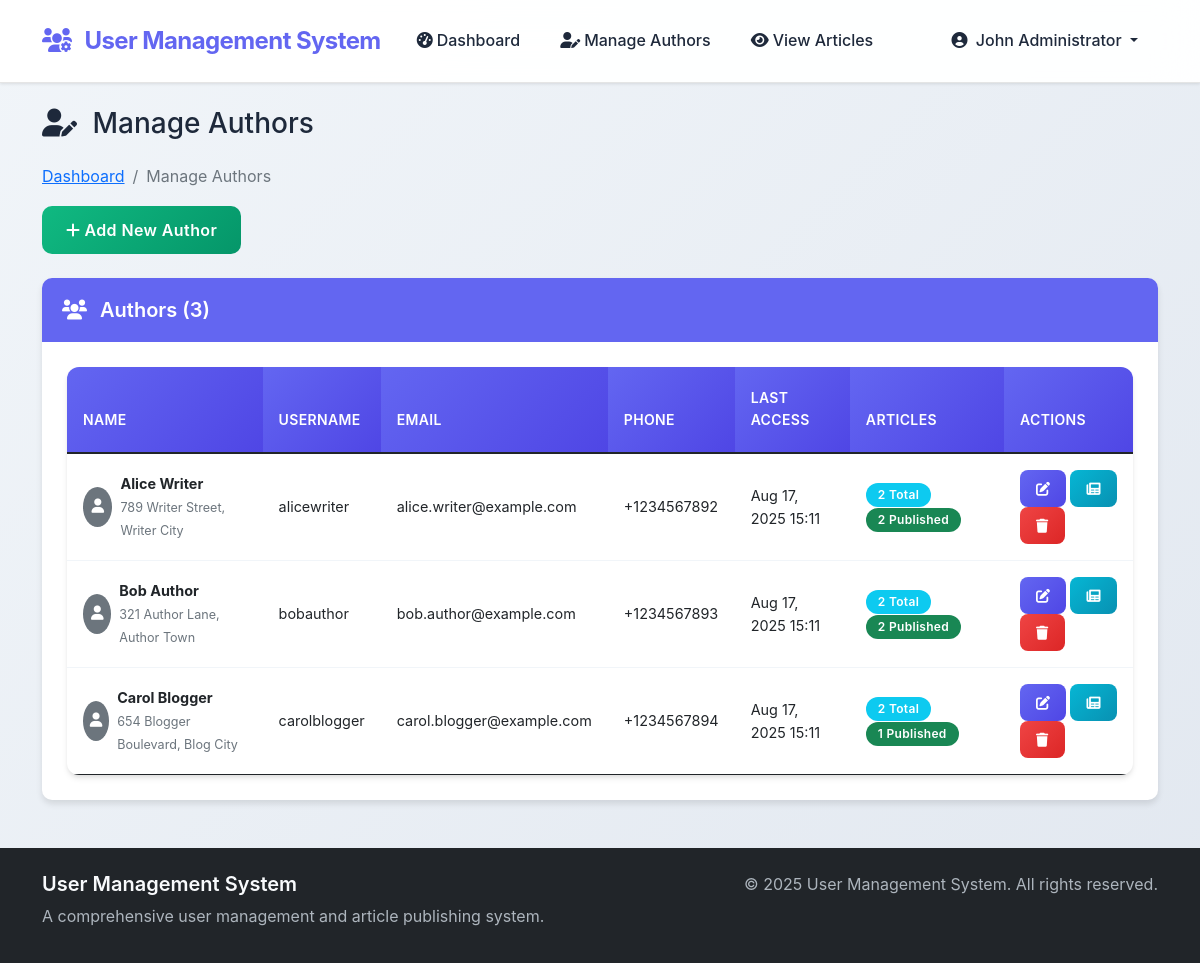
The page /dashboard/manage_authors.php (signed in) on the database its author committed.
### tables this page shows
CREATE TABLE IF NOT EXISTS `users` (
    `userId` INT(11) NOT NULL AUTO_INCREMENT,
    `Full_Name` VARCHAR(100) NOT NULL,
    `email` VARCHAR(100) NOT NULL,
    `phone_Number` VARCHAR(20) DEFAULT NULL,
    `User_Name` VARCHAR(50) NOT NULL,
    `Password` VARCHAR(255) NOT NULL,
    `UserType` ENUM('Super_User', 'Administrator', 'Author') NOT NULL,
    `AccessTime` TIMESTAMP DEFAULT CURRENT_TIMESTAMP ON UPDATE CURRENT_TIMESTAMP,
    `profile_Image` VARCHAR(255) DEFAULT NULL,
    `Address` TEXT DEFAULT NULL,
    `created_at` TIMESTAMP DEFAULT CURRENT_TIMESTAMP,
    `updated_at` TIMESTAMP DEFAULT CURRENT_TIMESTAMP ON UPDATE CURRENT_TIMESTAMP,
    `is_active` BOOLEAN DEFAULT TRUE,
    PRIMARY KEY (`userId`),
    UNIQUE KEY `email` (`email`),
    UNIQUE KEY `User_Name` (`User_Name`),
    KEY `UserType` (`UserType`),
    KEY `is_active` (`is_active`)
);

### config/connection.php (called while the page is built, shortened)
<?php
class DatabaseConnection {
    private $connection;
    private static $instance = null;
    public static function getInstance() {
        if (self::$instance == null) {
            self::$instance = new DatabaseConnection();
        }
        return self::$instance;
    }
    private function connect() {
        try {
            $this->connection = new mysqli(DB_HOST, DB_USER, DB_PASSWORD, DB_NAME);
            $this->connection->set_charset("utf8");
        } catch (Exception $e) {
            error_log("Database connection error: " . $e->getMessage());
            die("Database connection failed. Please contact administrator.");
        }
    }
    public function prepare($query) {
        return $this->connection->prepare($query);
    }
}
?>

### models/User.php (called while the page is built, shortened)
<?php
class User {
    private $db;
    public function __construct() {
        $this->db = DatabaseConnection::getInstance();
    }
    public function getAllByType($userType, $excludeUserId = null) {
        $sql = "SELECT * FROM users WHERE UserType = ? AND is_active = 1";
        $params = [$userType];
        $types = "s";
        $sql .= " ORDER BY Full_Name";
        $stmt = $this->db->prepare($sql);
        $stmt->bind_param($types, ...$params);
        $stmt->execute();
        return $stmt->get_result()->fetch_all(MYSQLI_ASSOC);
    }
}
?>

### models/Article.php (called while the page is built, shortened)
<?php
class Article {
    private $db;
    public function __construct() {
        $this->db = DatabaseConnection::getInstance();
    }
    public function getByAuthor($authorId) {
        $stmt = $this->db->prepare("
            SELECT a.*, u.Full_Name as author_name
            FROM articles a
            JOIN users u ON a.authorId = u.userId
            WHERE a.authorId = ?
            ORDER BY a.article_created_date DESC
        ");
        $stmt->bind_param("i", $authorId);
        $stmt->execute();
        return $stmt->get_result()->fetch_all(MYSQLI_ASSOC);
    }
}
?>

### dashboard/manage_authors.php (the view, shortened to what this page needs)
<?php
require_once '../includes/functions.php';
require_once '../models/User.php';
$user = new User();
$authors = $user->getAllByType('Author');
include '../includes/header.php';
?>
<div class="row">
    <div class="col-12">
        <h1 class="h3 mb-4">
            <i class="fas fa-user-edit me-2"></i>
            Manage Authors
        </h1>
        <?php echo generateBreadcrumb([
            ['text' => 'Dashboard', 'url' => 'dashboard.php'],
            ['text' => 'Manage Authors', 'url' => '#']
        ]); ?>
    </div>
</div>
<div class="row mb-4">
    <div class="col-12">
        <button type="button" class="btn btn-success" data-bs-toggle="modal" data-bs-target="#addAuthorModal">
            <i class="fas fa-plus me-1"></i>Add New Author
        </button>
    </div>
</div>
<div class="row">
    <div class="col-12">
        <div class="card">
            <div class="card-header">
                <h5 class="mb-0">
                    <i class="fas fa-users me-2"></i>
                    Authors (<?php echo count($authors); ?>)
                </h5>
            </div>
            <div class="card-body">
                <?php if (empty($authors)): ?>
                    <div class="text-center py-5">
                        <i class="fas fa-user-edit fa-3x text-muted mb-3"></i>
                        <h5 class="text-muted">No Authors Found</h5>
                        <p class="text-muted mb-3">There are no author accounts in the system yet. Click the button above to add the first author.</p>
                        <button type="button" class="btn btn-success" data-bs-toggle="modal" data-bs-target="#addAuthorModal">
                            <i class="fas fa-plus me-1"></i>Add First Author
                        </button>
                    </div>
                <?php else: ?>
                    <div class="table-responsive">
                        <table class="table table-hover">
                            <thead>
                                <tr>
                                    <th>Name</th>
                                    <th>Username</th>
                                    <th>Email</th>
                                    <th>Phone</th>
                                    <th>Last Access</th>
                                    <th>Articles</th>
                                    <th>Actions</th>
                                </tr>
                            </thead>
                            <tbody>
                                <?php
                                require_once '../models/Article.php';
                                $article = new Article();
                                foreach ($authors as $author):
                                    $authorArticles = $article->getByAuthor($author['userId']);
                                    $publishedCount = array_filter($authorArticles, function($a) { return $a['article_display'] === 'yes'; });
                                ?>
                                    <tr class="searchable-row">
                                        <td>
                                            <div class="d-flex align-items-center">
                                                <?php if ($author['profile_Image']): ?>
                                                    <img
                                                        src="../uploads/profile_images/<?php echo htmlspecialchars($author['profile_Image']); ?>"
                                                        alt="Profile"
                                                        class="profile-image-small me-2"
                                                    >
                                                <?php else: ?>
                                                    <div class="bg-secondary rounded-circle d-flex align-items-center justify-content-center me-2" style="width: 40px; height: 40px;">
                                                        <i class="fas fa-user text-white"></i>
                                                    </div>
                                                <?php endif; ?>
                                                <div>
                                                    <strong><?php echo htmlspecialchars($author['Full_Name']); ?></strong>
                                                    <?php if ($author['Address']): ?>
                                                        <br><small class="text-muted"><?php echo htmlspecialchars($author['Address']); ?></small>
                                                    <?php endif; ?>
                                                </div>
                                            </div>
                                        </td>
                                        <td><?php echo htmlspecialchars($author['User_Name']); ?></td>
                                        <td><?php echo htmlspecialchars($author['email']); ?></td>
                                        <td><?php echo htmlspecialchars($author['phone_Number'] ?? 'N/A'); ?></td>
                                        <td><?php echo formatDate($author['AccessTime']); ?></td>
                                        <td>
                                            <span class="badge bg-info"><?php echo count($authorArticles); ?> Total</span>
                                            <span class="badge bg-success"><?php echo count($publishedCount); ?> Published</span>
                                        </td>
                                        <td>
                                            <button type="button" class="btn btn-sm btn-primary" onclick="editAuthor(<?php echo $author['userId']; ?>)">
                                                <i class="fas fa-edit"></i>
                                            </button>
                                            <button type="button" class="btn btn-sm btn-info" onclick="viewAuthorArticles(<?php echo $author['userId']; ?>)">
                                                <i class="fas fa-newspaper"></i>
                                            </button>
                                            <button type="button" class="btn btn-sm btn-danger" onclick="deleteAuthor(<?php echo $author['userId']; ?>, '<?php echo htmlspecialchars($author['Full_Name']); ?>')">
                                                <i class="fas fa-trash"></i>
                                            </button>
                                        </td>
                                    </tr>
                                <?php endforeach; ?>
                            </tbody>
                        </table>
                    </div>
                <?php endif; ?>
            </div>
        </div>
    </div>
</div>
<?php include '../includes/footer.php'; ?>

### assets/css/style.css (style rules this page uses)
:root { --primary-color: #6366f1; --primary-dark: #4f46e5; --primary-light: #a5b4fc; --secondary-color: #64748b; --success-color: #10b981; --danger-color: #ef4444; --warning-color: #f59e0b; --info-color: #06b6d4; --light-color: #f8fafc; --dark-color: #1e293b; --bg-gradient: linear-gradient(135deg, #667eea 0%, #764ba2 100%); --card-shadow: 0 4px 6px -1px rgba(0, 0, 0, 0.1), 0 2px 4px -1px rgba(0, 0, 0, 0.06); --card-shadow-hover: 0 10px 15px -3px rgba(0, 0, 0, 0.1), 0 4px 6px -2px rgba(0, 0, 0, 0.05); --border-radius: 12px; --transition: all 0.3s cubic-bezier(0.4, 0, 0.2, 1); }
* { box-sizing: border-box; }
body { font-family: 'Inter', -apple-system, BlinkMacSystemFont, 'Segoe UI', Roboto, sans-serif; background: linear-gradient(135deg, #f1f5f9 0%, #e2e8f0 100%); line-height: 1.6; color: var(--dark-color); min-height: 100vh; }
.table-responsive { border-radius: var(--border-radius); overflow: hidden; box-shadow: var(--card-shadow); background: white; }
.table { margin: 0; font-size: 0.9rem; }
.table thead th { background: linear-gradient(135deg, var(--primary-color) 0%, var(--primary-dark) 100%); color: white; border: none; font-weight: 600; padding: 20px 16px; font-size: 0.875rem; letter-spacing: 0.025em; text-transform: uppercase; }
.table tbody tr { border-bottom: 1px solid #f1f5f9; transition: var(--transition); }
.table tbody td { padding: 16px; vertical-align: middle; border-top: none; }
.table tbody tr:last-child { border-bottom: none; }
.btn { border-radius: 10px; font-weight: 600; padding: 12px 24px; transition: var(--transition); border: none; position: relative; overflow: hidden; letter-spacing: 0.025em; }
.btn::before { content: ''; position: absolute; top: 0; left: -100%; width: 100%; height: 100%; background: linear-gradient(90deg, transparent, rgba(255, 255, 255, 0.2), transparent); transition: var(--transition); }
.btn-primary { background: linear-gradient(135deg, var(--primary-color) 0%, var(--primary-dark) 100%); color: white; }
.btn-success { background: linear-gradient(135deg, var(--success-color) 0%, #059669 100%); color: white; }
.btn-danger { background: linear-gradient(135deg, var(--danger-color) 0%, #dc2626 100%); color: white; }
.btn-info { background: linear-gradient(135deg, var(--info-color) 0%, #0891b2 100%); color: white; }
.btn-sm { padding: 8px 16px; font-size: 0.875rem; border-radius: 8px; }
.card { border: none; border-radius: 10px; box-shadow: 0 4px 6px rgba(0, 0, 0, 0.1); }
.card-header { background-color: var(--primary-color); color: white; border-radius: 10px 10px 0 0 !important; padding: 20px; border: none; }
.card-header h5 { margin: 0; font-weight: 600; }
.card-body { padding: 25px; }
.badge { font-size: 0.75rem; padding: 6px 12px; border-radius: 20px; }
.badge { border-radius: 20px; padding: 6px 12px; font-weight: 600; font-size: 0.75rem; letter-spacing: 0.025em; }

### rows shown on the page
users: Full_Name "Alice Writer", Address "789 Writer Street, Writer City", User_Name "alicewriter", email "alice.writer@example.com", phone_Number "+1234567892", AccessTime "Aug 17, 2025 15:11", count($authorArticles) "2", count($publishedCount) "2"
users: Full_Name "Bob Author", Address "321 Author Lane, Author Town", User_Name "bobauthor", email "bob.author@example.com", phone_Number "+1234567893", AccessTime "Aug 17, 2025 15:11", count($authorArticles) "2", count($publishedCount) "2"
users: Full_Name "Carol Blogger", Address "654 Blogger Boulevard, Blog City", User_Name "carolblogger", email "carol.blogger@example.com", phone_Number "+1234567894", AccessTime "Aug 17, 2025 15:11", count($authorArticles) "2", count($publishedCount) "1"

### other values the page prints
APP_NAME "User Management System"
SessionManager::getCurrentFullName() "John Administrator"
$item['text'] "Dashboard"
$item['text'] "Manage Authors"
count($authors) "3"
